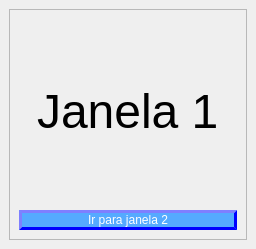
<?xml version="1.0" encoding="UTF-8"?>
<ui version="4.0">
 <class>MainWindow</class>
 <widget class="QMainWindow" name="MainWindow">
  <property name="geometry">
   <rect>
    <x>0</x>
    <y>0</y>
    <width>256</width>
    <height>249</height>
   </rect>
  </property>
  <property name="windowTitle">
   <string>MainWindow</string>
  </property>
  <widget class="QWidget" name="centralwidget">
   <layout class="QVBoxLayout" name="verticalLayout">
    <item>
     <widget class="QFrame" name="frame">
      <property name="frameShape">
       <enum>QFrame::StyledPanel</enum>
      </property>
      <property name="frameShadow">
       <enum>QFrame::Raised</enum>
      </property>
      <layout class="QVBoxLayout" name="verticalLayout_2">
       <item alignment="Qt::AlignHCenter">
        <widget class="QLabel" name="label">
         <property name="font">
          <font>
           <pointsize>36</pointsize>
          </font>
         </property>
         <property name="text">
          <string>Janela 1</string>
         </property>
        </widget>
       </item>
       <item>
        <widget class="QPushButton" name="btn_Goto">
         <property name="styleSheet">
          <string notr="true">QPushButton{
border: 3px solid blue;
border-style: outset;
background-color: rgb(85, 170, 255);
color: white;
}

QPushButton:Pressed{
border-style: inset;
background-color: rgb(85, 255, 255);
color: black;
}</string>
         </property>
         <property name="text">
          <string>Ir para janela 2</string>
         </property>
        </widget>
       </item>
      </layout>
     </widget>
    </item>
   </layout>
  </widget>
 </widget>
 <resources/>
 <connections/>
</ui>
